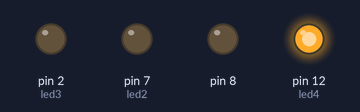
Recording of a sketch running on a simulated Arduino Uno, built with avr-gcc and run on an emulated ATmega328P. Parts: output pins drawn as LEDs (lit = HIGH).

Above: at 0.1 s.
At 5.1 s:
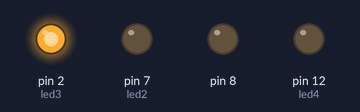
At 10.1 s:
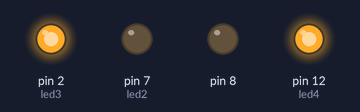
At 15.1 s:
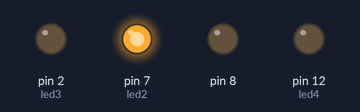
At 20.1 s:
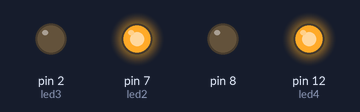
At 25.1 s:
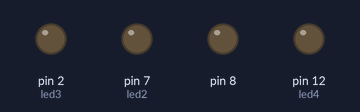
Timing chart, 0 to 26.6 s (numbered marks = the images above):
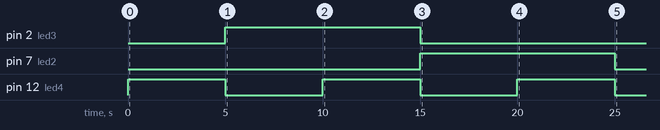

The sketch:

sketch.ino
```cpp
void setup() {
  // put your setup code here, to run once:
  pinMode(8, OUTPUT);
  pinMode(2, OUTPUT);
  pinMode(7, OUTPUT);
  pinMode(12, OUTPUT);

  int led1 = 8;
  int led2 = 7;
  int led3 = 2;
  int led4 = 12;
  int time_ = 5000;
  //1 in binary code:
  digitalWrite(led4, HIGH);
  delay(time_);
  digitalWrite(led4, LOW);
  digitalWrite(led3, HIGH);
  delay(time_);
  digitalWrite(led4, HIGH);
  delay(time_);
  digitalWrite(led4, LOW);
  digitalWrite(led3,LOW);
  digitalWrite(led2, HIGH);
  delay(time_);
  digitalWrite(led4,HIGH);
  delay(time_);
  digitalWrite(led4,LOW);
  digitalWrite(led2,LOW);

}

void loop() {
//nothing in here because it dont want this to be a loop!
}
```
